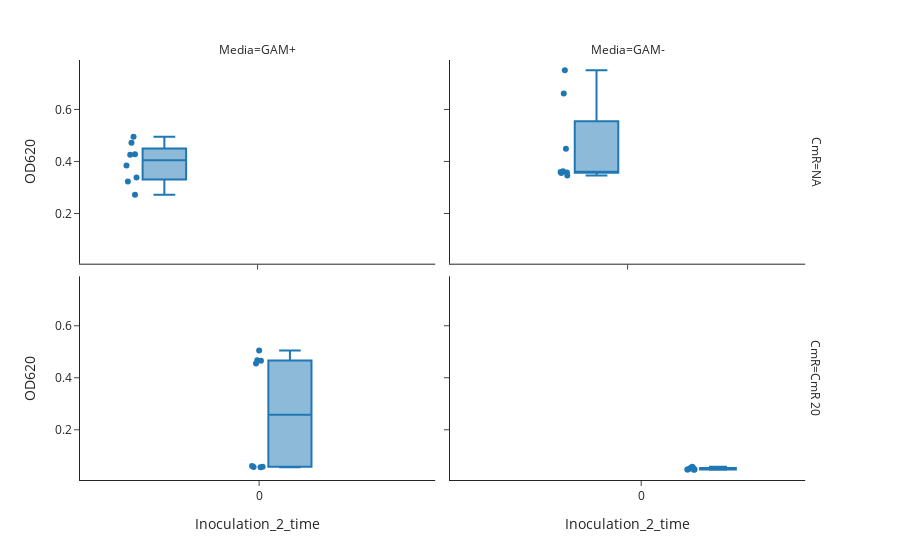
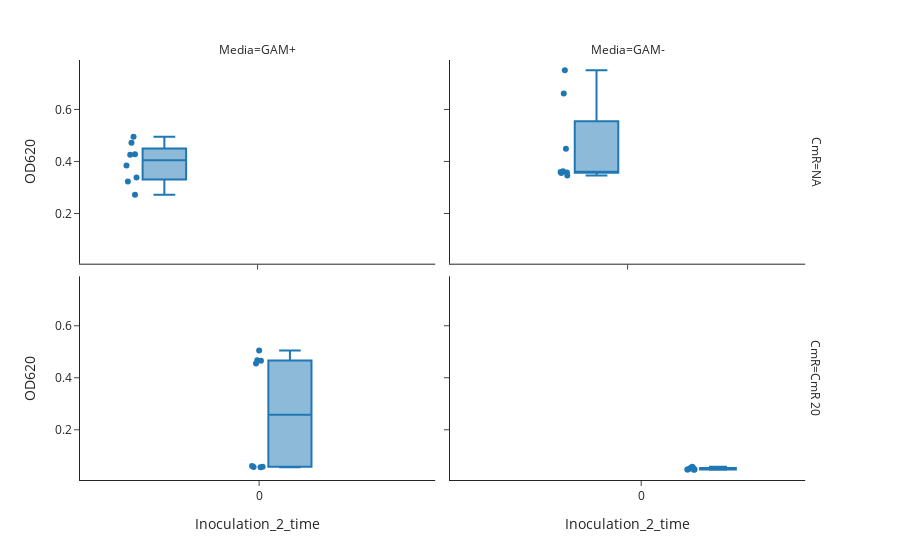

These figures' notebook cell, in order:
### Code cell
for inoc in df_meta['Inoculation'].unique():
    df_inoc = df_meta[df_meta['Inoculation']==inoc]
    fig = px.box(df_meta,
                x = 'Inoculation_2_time',
                y = 'OD620',
                #color = 'CmR',
                facet_row = 'CmR',
                facet_col='Media',
                template = 'simple_white',
                points = 'all'
                )
    fig.update_xaxes(matches = None)
    fig.show()

### Figure 1 — Plotly figure (JSON) as saved in the notebook; plotly's stock layout.template omitted (floating-point values rounded to 4 significant figures)
{"data": [{"alignmentgroup": "True", "boxpoints": "all", "hovertemplate": "CmR=NA<br>Media=GAM+<br>Inoculation_2_time=%{x}<br>OD620=%{y}<extra></extra>", "legendgroup": "", "marker": {"color": "#1F77B4"}, "name": "", "notched": false, "offsetgroup": "", "orientation": "v", "showlegend": false, "type": "box", "x": [0, "3h", "6h", 0, "3h", "6h", 0, "3h", "6h", 0, "3h", "6h", 0, "3h", "6h", 0, "3h", "6h", 0, "3h", "6h", 0, "3h", "6h"], "x0": " ", "xaxis": "x3", "y": [0.384, 0.363, 0.419, 0.426, 0.424, 0.442, 0.338, 0.34, 0.336, 0.495, 0.371, 0.37, 0.323, 0.324, 0.332, 0.472, 0.358, 0.411, 0.272, 0.327, 0.314, 0.428, 0.328, 0.397], "y0": " ", "yaxis": "y3"}, {"alignmentgroup": "True", "boxpoints": "all", "hovertemplate": "CmR=NA<br>Media=GAM-<br>Inoculation_2_time=%{x}<br>OD620=%{y}<extra></extra>", "legendgroup": "", "marker": {"color": "#1F77B4"}, "name": "", "notched": false, "offsetgroup": "", "orientation": "v", "showlegend": false, "type": "box", "x": [0, "3h", "6h", 0, "3h", "6h", 0, "3h", "6h", 0, "3h", "6h", 0, "3h", "6h", 0, "3h", "6h", 0, "3h", "6h", 0, "3h", "6h"], "x0": " ", "xaxis": "x4", "y": [0.359, 0.367, 0.347, 0.356, 0.411, 0.431, 0.362, 0.399, 0.374, 0.661, 0.504, 0.528, 0.358, 0.379, 0.348, 0.449, 0.39, 0.4, 0.346, 0.362, 0.339, 0.751, 0.512, 0.412], "y0": " ", "yaxis": "y4"}, {"alignmentgroup": "True", "boxpoints": "all", "hovertemplate": "CmR=CmR 20<br>Media=GAM+<br>Inoculation_2_time=%{x}<br>OD620=%{y}<extra></extra>", "legendgroup": "", "marker": {"color": "#1F77B4"}, "name": "", "notched": false, "offsetgroup": "", "orientation": "v", "showlegend": false, "type": "box", "x": [0, "3h", "6h", 0, "3h", "6h", 0, "3h", "6h", 0, "3h", "6h", 0, "3h", "6h", 0, "3h", "6h", 0, "3h", "6h", 0, "3h", "6h"], "x0": " ", "xaxis": "x", "y": [0.505, 0.479, 0.452, 0.058, 0.404, 0.219, 0.465, 0.441, 0.43, 0.061, 0.384, 0.224, 0.455, 0.47, 0.464, 0.057, 0.397, 0.22, 0.467, 0.437, 0.456, 0.056, 0.409, 0.237], "y0": " ", "yaxis": "y"}, {"alignmentgroup": "True", "boxpoints": "all", "hovertemplate": "CmR=CmR 20<br>Media=GAM-<br>Inoculation_2_time=%{x}<br>OD620=%{y}<extra></extra>", "legendgroup": "", "marker": {"color": "#1F77B4"}, "name": "", "notched": false, "offsetgroup": "", "orientation": "v", "showlegend": false, "type": "box", "x": [0, "3h", "6h", 0, "3h", "6h", 0, "3h", "6h", 0, "3h", "6h", 0, "3h", "6h", 0, "3h", "6h", 0, "3h", "6h", 0, "3h", "6h"], "x0": " ", "xaxis": "x2", "y": [0.058, 0.123, 0.162, 0.047, 0.074, 0.051, 0.052, 0.129, 0.138, 0.046, 0.075, 0.049, 0.054, 0.131, 0.13, 0.047, 0.078, 0.054, 0.051, 0.128, 0.134, 0.047, 0.069, 0.047], "y0": " ", "yaxis": "y2"}], "layout": {"annotations": [{"font": {}, "showarrow": false, "text": "Media=GAM+", "x": 0.24, "xanchor": "center", "xref": "paper", "y": 1, "yanchor": "bottom", "yref": "paper"}, {"font": {}, "showarrow": false, "text": "Media=GAM-", "x": 0.74, "xanchor": "center", "xref": "paper", "y": 1, "yanchor": "bottom", "yref": "paper"}, {"font": {}, "showarrow": false, "text": "CmR=CmR 20", "textangle": 90, "x": 0.98, "xanchor": "left", "xref": "paper", "y": 0.2425, "yanchor": "middle", "yref": "paper"}, {"font": {}, "showarrow": false, "text": "CmR=NA", "textangle": 90, "x": 0.98, "xanchor": "left", "xref": "paper", "y": 0.7575, "yanchor": "middle", "yref": "paper"}], "boxmode": "group", "legend": {"tracegroupgap": 0}, "margin": {"t": 60}, "xaxis": {"anchor": "y", "domain": [0, 0.48], "title": {"text": "Inoculation_2_time"}}, "xaxis2": {"anchor": "y2", "domain": [0.5, 0.98], "title": {"text": "Inoculation_2_time"}}, "xaxis3": {"anchor": "y3", "domain": [0, 0.48], "showticklabels": false}, "xaxis4": {"anchor": "y4", "domain": [0.5, 0.98], "showticklabels": false}, "yaxis": {"anchor": "x", "domain": [0, 0.485], "title": {"text": "OD620"}}, "yaxis2": {"anchor": "x2", "domain": [0, 0.485], "matches": "y", "showticklabels": false}, "yaxis3": {"anchor": "x3", "domain": [0.515, 1], "matches": "y", "title": {"text": "OD620"}}, "yaxis4": {"anchor": "x4", "domain": [0.515, 1], "matches": "y", "showticklabels": false}}}

### Figure 2 — Plotly figure (JSON) as saved in the notebook; plotly's stock layout.template omitted (floating-point values rounded to 4 significant figures)
{"data": [{"alignmentgroup": "True", "boxpoints": "all", "hovertemplate": "CmR=NA<br>Media=GAM+<br>Inoculation_2_time=%{x}<br>OD620=%{y}<extra></extra>", "legendgroup": "", "marker": {"color": "#1F77B4"}, "name": "", "notched": false, "offsetgroup": "", "orientation": "v", "showlegend": false, "type": "box", "x": [0, "3h", "6h", 0, "3h", "6h", 0, "3h", "6h", 0, "3h", "6h", 0, "3h", "6h", 0, "3h", "6h", 0, "3h", "6h", 0, "3h", "6h"], "x0": " ", "xaxis": "x3", "y": [0.384, 0.363, 0.419, 0.426, 0.424, 0.442, 0.338, 0.34, 0.336, 0.495, 0.371, 0.37, 0.323, 0.324, 0.332, 0.472, 0.358, 0.411, 0.272, 0.327, 0.314, 0.428, 0.328, 0.397], "y0": " ", "yaxis": "y3"}, {"alignmentgroup": "True", "boxpoints": "all", "hovertemplate": "CmR=NA<br>Media=GAM-<br>Inoculation_2_time=%{x}<br>OD620=%{y}<extra></extra>", "legendgroup": "", "marker": {"color": "#1F77B4"}, "name": "", "notched": false, "offsetgroup": "", "orientation": "v", "showlegend": false, "type": "box", "x": [0, "3h", "6h", 0, "3h", "6h", 0, "3h", "6h", 0, "3h", "6h", 0, "3h", "6h", 0, "3h", "6h", 0, "3h", "6h", 0, "3h", "6h"], "x0": " ", "xaxis": "x4", "y": [0.359, 0.367, 0.347, 0.356, 0.411, 0.431, 0.362, 0.399, 0.374, 0.661, 0.504, 0.528, 0.358, 0.379, 0.348, 0.449, 0.39, 0.4, 0.346, 0.362, 0.339, 0.751, 0.512, 0.412], "y0": " ", "yaxis": "y4"}, {"alignmentgroup": "True", "boxpoints": "all", "hovertemplate": "CmR=CmR 20<br>Media=GAM+<br>Inoculation_2_time=%{x}<br>OD620=%{y}<extra></extra>", "legendgroup": "", "marker": {"color": "#1F77B4"}, "name": "", "notched": false, "offsetgroup": "", "orientation": "v", "showlegend": false, "type": "box", "x": [0, "3h", "6h", 0, "3h", "6h", 0, "3h", "6h", 0, "3h", "6h", 0, "3h", "6h", 0, "3h", "6h", 0, "3h", "6h", 0, "3h", "6h"], "x0": " ", "xaxis": "x", "y": [0.505, 0.479, 0.452, 0.058, 0.404, 0.219, 0.465, 0.441, 0.43, 0.061, 0.384, 0.224, 0.455, 0.47, 0.464, 0.057, 0.397, 0.22, 0.467, 0.437, 0.456, 0.056, 0.409, 0.237], "y0": " ", "yaxis": "y"}, {"alignmentgroup": "True", "boxpoints": "all", "hovertemplate": "CmR=CmR 20<br>Media=GAM-<br>Inoculation_2_time=%{x}<br>OD620=%{y}<extra></extra>", "legendgroup": "", "marker": {"color": "#1F77B4"}, "name": "", "notched": false, "offsetgroup": "", "orientation": "v", "showlegend": false, "type": "box", "x": [0, "3h", "6h", 0, "3h", "6h", 0, "3h", "6h", 0, "3h", "6h", 0, "3h", "6h", 0, "3h", "6h", 0, "3h", "6h", 0, "3h", "6h"], "x0": " ", "xaxis": "x2", "y": [0.058, 0.123, 0.162, 0.047, 0.074, 0.051, 0.052, 0.129, 0.138, 0.046, 0.075, 0.049, 0.054, 0.131, 0.13, 0.047, 0.078, 0.054, 0.051, 0.128, 0.134, 0.047, 0.069, 0.047], "y0": " ", "yaxis": "y2"}], "layout": {"annotations": [{"font": {}, "showarrow": false, "text": "Media=GAM+", "x": 0.24, "xanchor": "center", "xref": "paper", "y": 1, "yanchor": "bottom", "yref": "paper"}, {"font": {}, "showarrow": false, "text": "Media=GAM-", "x": 0.74, "xanchor": "center", "xref": "paper", "y": 1, "yanchor": "bottom", "yref": "paper"}, {"font": {}, "showarrow": false, "text": "CmR=CmR 20", "textangle": 90, "x": 0.98, "xanchor": "left", "xref": "paper", "y": 0.2425, "yanchor": "middle", "yref": "paper"}, {"font": {}, "showarrow": false, "text": "CmR=NA", "textangle": 90, "x": 0.98, "xanchor": "left", "xref": "paper", "y": 0.7575, "yanchor": "middle", "yref": "paper"}], "boxmode": "group", "legend": {"tracegroupgap": 0}, "margin": {"t": 60}, "xaxis": {"anchor": "y", "domain": [0, 0.48], "title": {"text": "Inoculation_2_time"}}, "xaxis2": {"anchor": "y2", "domain": [0.5, 0.98], "title": {"text": "Inoculation_2_time"}}, "xaxis3": {"anchor": "y3", "domain": [0, 0.48], "showticklabels": false}, "xaxis4": {"anchor": "y4", "domain": [0.5, 0.98], "showticklabels": false}, "yaxis": {"anchor": "x", "domain": [0, 0.485], "title": {"text": "OD620"}}, "yaxis2": {"anchor": "x2", "domain": [0, 0.485], "matches": "y", "showticklabels": false}, "yaxis3": {"anchor": "x3", "domain": [0.515, 1], "matches": "y", "title": {"text": "OD620"}}, "yaxis4": {"anchor": "x4", "domain": [0.515, 1], "matches": "y", "showticklabels": false}}}
